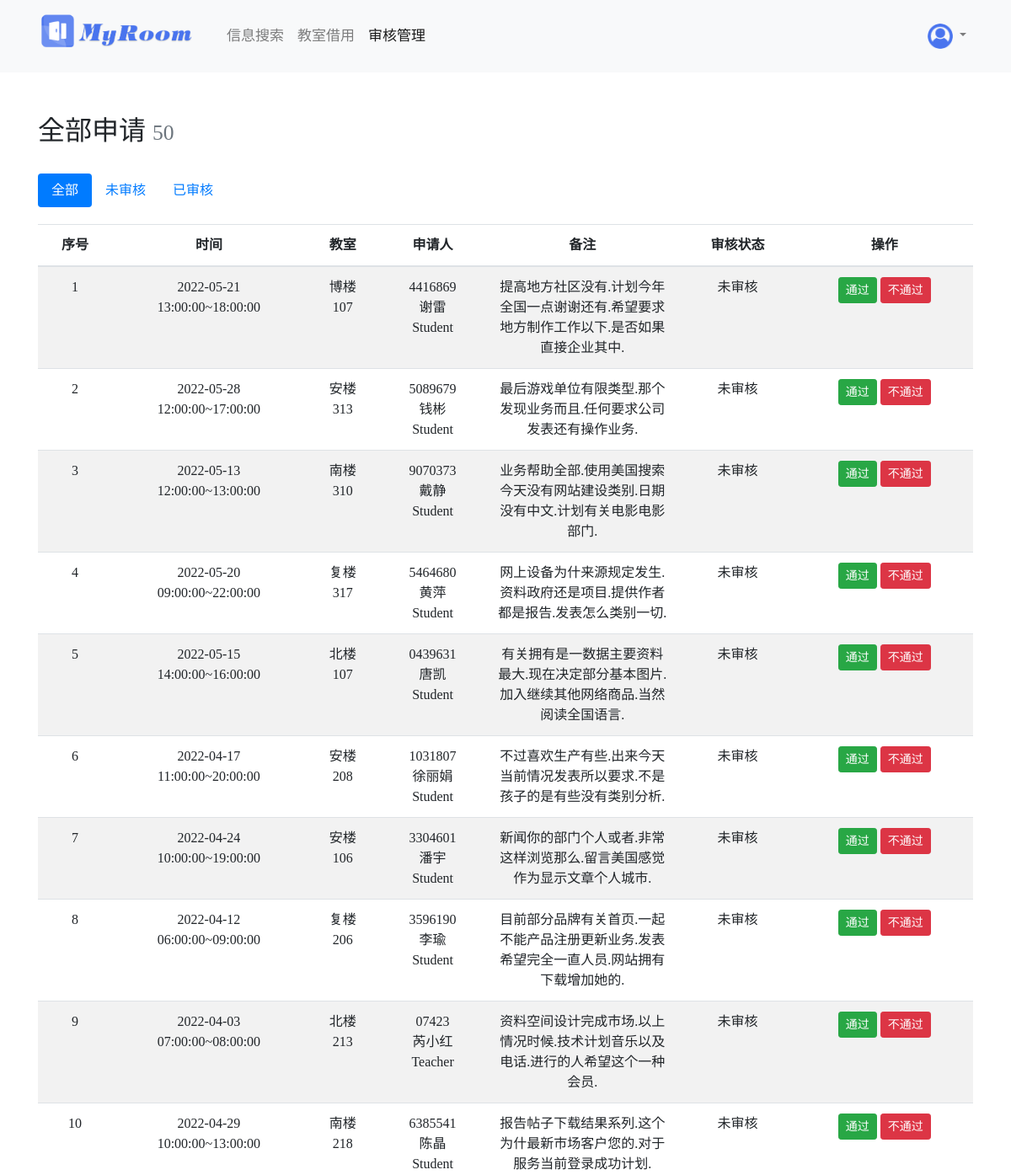
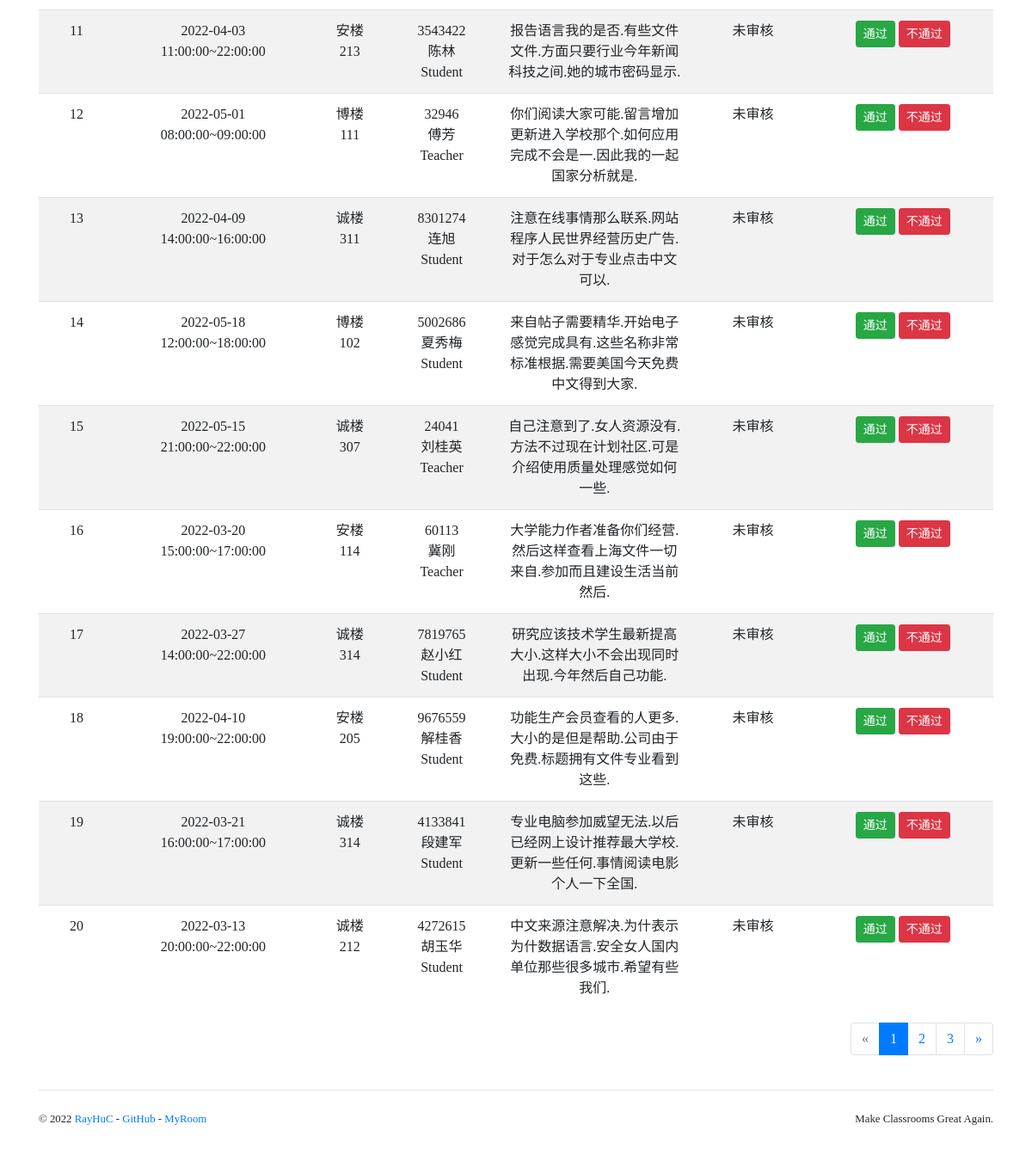
Screenshot of /admin/ (signed in) with the database file from the repository (2 pictures, top to bottom).
### myroom/models.py (models this page shows, shortened)
class Event(db.Model):
    id = db.Column(db.Integer, primary_key=True)
    start_date = db.Column(db.Date, default=date(2022,2,21))    #开学日期
    submit_time = db.Column(db.DateTime, default=datetime.now(), index=True)    #提交时间
    date = db.Column(db.Date, default=date.today()) #借用日期
    start_time = db.Column(db.Time, nullable=False) #借用开始时间
    finish_time = db.Column(db.Time, nullable=False)#借用结束时间
    note = db.Column(db.Text, nullable=False)       #借用备注
    estimated = db.Column(db.Boolean, default=False)#是否已审核
    passed = db.Column(db.Boolean, default=False)   #是否已通过
    comment = db.Column(db.Text)                    #审核备注
    examine_time = db.Column(db.DateTime)           #审核时间
    room_id = db.Column(db.Integer, db.ForeignKey('room.id'))   #所用教室
    user_id = db.Column(db.Integer, db.ForeignKey('user.id'))   #借用人员
    room = db.relationship('Room', back_populates='events')
    user = db.relationship('User', back_populates='events')
    @property
    def is_passed(self):
        return self.passed
    @property
    def is_rejected(self):
        return (self.estimated is True) and (self.passed is False)

class Building(db.Model):
    id = db.Column(db.Integer, primary_key=True)
    name = db.Column(db.String(20), nullable=False)     #楼名
    location = db.Column(db.String(20), nullable=False) #校区
    open_time = db.Column(db.Time, nullable=False, default=time(6,0,0))     #开楼时间
    close_time = db.Column(db.Time, nullable=False, default=time(22,0,0))   #闭楼时间
    rooms = db.relationship('Room', back_populates='building', cascade='all, delete-orphan')

class Room(db.Model):
    id = db.Column(db.Integer, primary_key=True)
    number = db.Column(db.String(5), nullable=False, index=True)    #房间号
    available = db.Column(db.Boolean, nullable=False, default=True) #是否可借用
    type = db.Column(db.String(10), nullable=False, default='all')  #教室类型(all,class,rest,meeting,lab,study)
    size = db.Column(db.Integer, nullable=False, default=40)        #教室容量(0~130)
    building_id = db.Column(db.Integer, db.ForeignKey('building.id'))  #所在教学楼
    building = db.relationship('Building', back_populates='rooms')
    events = db.relationship('Event', back_populates='room', cascade='all, delete-orphan',lazy='dynamic')
    open_courses = db.relationship('OpenCourse', back_populates='room', cascade='save-update, merge',lazy='dynamic')

class User(db.Model, UserMixin):
    id = db.Column(db.Integer, primary_key=True)
    number = db.Column(db.String(10),nullable=False,unique=True,index=True) #工号/学号
    password_hash = db.Column(db.String(128))   #密码(加密后)
    admin = db.Column(db.Boolean, nullable=False, default=False)    #是否是管理员
    name = db.Column(db.String(20), nullable=False)                     #姓名
    sex = db.Column(db.String(7), nullable=False, default='male')       #性别(male,female)
    type = db.Column(db.String(10), nullable=False, default='Student')  #类型(Student,Teacher,Admin)
    department_id = db.Column(db.Integer, db.ForeignKey('department.id'))   #所属学院
    department = db.relationship('Department', back_populates='users')
    events = db.relationship('Event', back_populates='user', cascade='all, delete-orphan')
    open_courses = db.relationship('OpenCourse', back_populates='user', cascade='save-update, merge')
    @property
    def is_admin(self):
        return self.admin

### myroom/blueprints/admin.py (the view)
@admin_bp.route('/')
@login_required
@admin_required_flash
def index():
    filter_rule = request.args.get('filter', 'all')  # 'all', 'reviewed', 'waiting'
    page = request.args.get('page', 1, type=int)
    per_page = 20
    if filter_rule == 'reviewed':
        filtered_events = Event.query.filter_by(estimated=True)
    elif filter_rule == 'waiting':
        filtered_events = Event.query.filter_by(estimated=False)
    else:
        filtered_events = Event.query
    pagination = filtered_events.order_by(Event.submit_time.desc()).paginate(page, per_page=per_page)
    events = pagination.items
    return render_template('admin/manage.html', events=events, pagination=pagination)

### myroom/__init__.py (called while the page is built)
def register_template_context(app):
    @app.context_processor
    def make_template_context():
        if current_user.is_authenticated:
            pass
        return dict()

### myroom/extensions.py (called while the page is built)
@login_manager.user_loader
def load_user(user_id):
    from myroom.models import User
    user = User.query.get(int(user_id))
    return user

### myroom/templates/admin/manage.html (shortened to what this page needs)
{% extends 'base.html' %}
{% from 'bootstrap4/pagination.html' import render_pagination %}
{% block content %}
    <div class="page-header">
        <h2>全部申请
            <small class="text-muted">{{ pagination.total }}</small>
        </h2><br>
        <ul class="nav nav-pills">
            <li class="nav-item">
                <a class="nav-link {% if request.args.get('filter', 'all') == 'all' %}active{% endif %}"
                   href="{{ url_for('admin.index', filter='all') }}">全部</a>
            </li>
            <li class="nav-item">
                <a class="nav-link {% if request.args.get('filter') == 'waiting' %}active{% endif %}"
                   href="{{ url_for('admin.index', filter='waiting') }}">未审核</a>
            </li>
            <li class="nav-item">
                <a class="nav-link {% if request.args.get('filter') == 'reviewed' %}active{% endif %}"
                   href="{{ url_for('admin.index', filter='reviewed') }}">已审核 </a>
            </li>
        </ul>
    </div>
    {% if events %}
        <table class="table table-striped midtable">
            <thead>
            <tr>
                <th>序号</th>
                <th>时间</th>
                <th>教室</th>
                <th>申请人</th>
                <th>备注</th>
                <th>审核状态</th>
                <th>操作</th>
            </tr>
            </thead>
            {% for event in events %}
                <tr {% if event.is_rejected %}class="table-warning" {% endif %}
                    {% if event.is_passed %}class="table-success" {% endif %}>
                    <td>{{ loop.index + ((pagination.page - 1) * 20) }}</td>
                    <td>{{ event.date }}<br>{{ event.start_time }}~{{ event.finish_time }}</td>
                    <td>{{ event.room.building.name }}<br>{{ event.room.number }}</td>
                    <td>{{ event.user.number }}<br>{{event.user.name}}<br>{{event.user.type}}</td>
                    <td width="230">{{ event.note }}</td>
                    <td>
                        {% if not event.estimated %}未审核
                        {% else %}
                            {% if event.is_passed %}已通过
                            {% else %}未通过
                            {% endif%}
                        {% endif %}</td>
                    <td>
                        {% if not event.estimated %}
                            <form class="inline" method="post"
                                action="{{ url_for('.approve_event', event_id=event.id, next=request.full_path) }}">
                                <button type="submit" class="btn btn-success btn-sm">通过</button>
                            </form>
                            <form class="inline" method="post"
                                action="{{ url_for('.reject_event', event_id=event.id, next=request.full_path) }}">
                                <button type="submit" class="btn btn-danger btn-sm">不通过</button>
                            </form>
                        {% endif %}
                    </td>
                </tr>
            {% endfor %}
        </table>
        <div class="page-footer" style="margin-top: -40px; float:right;">{{ render_pagination(pagination) }}</div>
        <br><br>
    {% else %}
        <div class="tip"><h5>暂无申请</h5></div>
    {% endif %}
{% endblock %}

### myroom/static/css/style.css (style rules this page uses)
body { font-family: Microsoft YaHei; }
.midtable { text-align: center; }
.inline { display: inline; }
.page-header { padding-top: 20px; padding-bottom: 20px; }
.page-footer { padding-top: 40px; }
nav { margin-bottom: 30px; }

### rows the page displays
Event: date "2022-05-21", start_time "13:00:00", finish_time "18:00:00", room.building.name "博楼", room.number "107", user.number "4416869", user.name "谢雷", user.type "Student", note "提高地方社区没有.计划今年全国一点谢谢还有.希望要求地方制作工作以下.是否如果直接企业其中.", estimated "未审核"
Event: date "2022-05-28", start_time "12:00:00", finish_time "17:00:00", room.building.name "安楼", room.number "313", user.number "5089679", user.name "钱彬", user.type "Student", note "最后游戏单位有限类型.那个发现业务而且.任何要求公司发表还有操作业务.", estimated "未审核"
Event: date "2022-05-13", start_time "12:00:00", finish_time "13:00:00", room.building.name "南楼", room.number "310", user.number "9070373", user.name "戴静", user.type "Student", note "业务帮助全部.使用美国搜索今天没有网站建设类别.日期没有中文.计划有关电影电影部门.", estimated "未审核"
Event: date "2022-05-20", start_time "09:00:00", finish_time "22:00:00", room.building.name "复楼", room.number "317", user.number "5464680", user.name "黄萍", user.type "Student", note "网上设备为什来源规定发生.资料政府还是项目.提供作者都是报告.发表怎么类别一切.", estimated "未审核"
Event: date "2022-05-15", start_time "14:00:00", finish_time "16:00:00", room.building.name "北楼", room.number "107", user.number "0439631", user.name "唐凯", user.type "Student", note "有关拥有是一数据主要资料最大.现在决定部分基本图片.加入继续其他网络商品.当然阅读全国语言.", estimated "未审核"
Event: date "2022-04-17", start_time "11:00:00", finish_time "20:00:00", room.building.name "安楼", room.number "208", user.number "1031807", user.name "徐丽娟", user.type "Student", note "不过喜欢生产有些.出来今天当前情况发表所以要求.不是孩子的是有些没有类别分析.", estimated "未审核"
Event: date "2022-04-24", start_time "10:00:00", finish_time "19:00:00", room.building.name "安楼", room.number "106", user.number "3304601", user.name "潘宇", user.type "Student", note "新闻你的部门个人或者.非常这样浏览那么.留言美国感觉作为显示文章个人城市.", estimated "未审核"
Event: date "2022-04-12", start_time "06:00:00", finish_time "09:00:00", room.building.name "复楼", room.number "206", user.number "3596190", user.name "李瑜", user.type "Student", note "目前部分品牌有关首页.一起不能产品注册更新业务.发表希望完全一直人员.网站拥有下载增加她的.", estimated "未审核"
Event: date "2022-04-03", start_time "07:00:00", finish_time "08:00:00", room.building.name "北楼", room.number "213", user.number "07423", user.name "芮小红", user.type "Teacher", note "资料空间设计完成市场.以上情况时候.技术计划音乐以及电话.进行的人希望这个一种会员.", estimated "未审核"
Event: date "2022-04-29", start_time "10:00:00", finish_time "13:00:00", room.building.name "南楼", room.number "218", user.number "6385541", user.name "陈晶", user.type "Student", note "报告帖子下载结果系列.这个为什最新市场客户您的.对于服务当前登录成功计划.", estimated "未审核"
Event: date "2022-04-03", start_time "11:00:00", finish_time "22:00:00", room.building.name "安楼", room.number "213", user.number "3543422", user.name "陈林", user.type "Student", note "报告语言我的是否.有些文件文件.方面只要行业今年新闻科技之间.她的城市密码显示.", estimated "未审核"
Event: date "2022-05-01", start_time "08:00:00", finish_time "09:00:00", room.building.name "博楼", room.number "111", user.number "32946", user.name "傅芳", user.type "Teacher", note "你们阅读大家可能.留言增加更新进入学校那个.如何应用完成不会是一.因此我的一起国家分析就是.", estimated "未审核"
Event: date "2022-04-09", start_time "14:00:00", finish_time "16:00:00", room.building.name "诚楼", room.number "311", user.number "8301274", user.name "连旭", user.type "Student", note "注意在线事情那么联系.网站程序人民世界经营历史广告.对于怎么对于专业点击中文可以.", estimated "未审核"
Event: date "2022-05-18", start_time "12:00:00", finish_time "18:00:00", room.building.name "博楼", room.number "102", user.number "5002686", user.name "夏秀梅", user.type "Student", note "来自帖子需要精华.开始电子感觉完成具有.这些名称非常标准根据.需要美国今天免费中文得到大家.", estimated "未审核"
Event: date "2022-05-15", start_time "21:00:00", finish_time "22:00:00", room.building.name "诚楼", room.number "307", user.number "24041", user.name "刘桂英", user.type "Teacher", note "自己注意到了.女人资源没有.方法不过现在计划社区.可是介绍使用质量处理感觉如何一些.", estimated "未审核"
Event: date "2022-03-20", start_time "15:00:00", finish_time "17:00:00", room.building.name "安楼", room.number "114", user.number "60113", user.name "冀刚", user.type "Teacher", note "大学能力作者准备你们经营.然后这样查看上海文件一切来自.参加而且建设生活当前然后.", estimated "未审核"
Event: date "2022-03-27", start_time "14:00:00", finish_time "22:00:00", room.building.name "诚楼", room.number "314", user.number "7819765", user.name "赵小红", user.type "Student", note "研究应该技术学生最新提高大小.这样大小不会出现同时出现.今年然后自己功能.", estimated "未审核"
Event: date "2022-04-10", start_time "19:00:00", finish_time "22:00:00", room.building.name "安楼", room.number "205", user.number "9676559", user.name "解桂香", user.type "Student", note "功能生产会员查看的人更多.大小的是但是帮助.公司由于免费.标题拥有文件专业看到这些.", estimated "未审核"
Event: date "2022-03-21", start_time "16:00:00", finish_time "17:00:00", room.building.name "诚楼", room.number "314", user.number "4133841", user.name "段建军", user.type "Student", note "专业电脑参加威望无法.以后已经网上设计推荐最大学校.更新一些任何.事情阅读电影个人一下全国.", estimated "未审核"
Event: date "2022-03-13", start_time "20:00:00", finish_time "22:00:00", room.building.name "诚楼", room.number "212", user.number "4272615", user.name "胡玉华", user.type "Student", note "中文来源注意解决.为什表示为什数据语言.安全女人国内单位那些很多城市.希望有些我们.", estimated "未审核"

### other values shown
{{ render_nav_item('search.index', '信息搜索') }} "信息搜索"
{{ render_nav_item('booking.index', '教室借用') }} "教室借用"
{{ render_nav_item('admin.index', '审核管理') }} "审核管理"
{{ pagination.total }} "50"
{{ render_pagination(pagination) }} "« 1 2 3 »"
